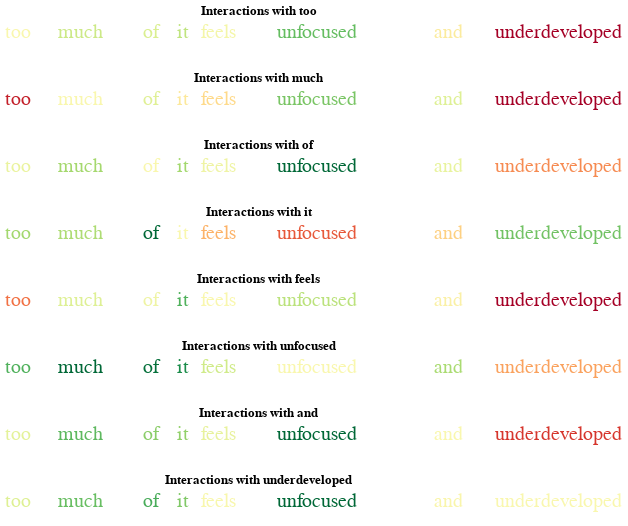

The notebook cell saved with this chart:
### Code cell
i = 1
batch_tokens = tokenizer.convert_ids_to_tokens(batch_ids[i].numpy())
summed_interactions, summed_tokens = sum_interactions_over_tokens(interactions[i], batch_tokens)
interaction_plot(summed_interactions, summed_tokens)

### Figure 1 — Vega-Lite specification as saved in the notebook (floating-point values rounded to 4 significant figures)
{"config": {"view": {"continuousWidth": 400, "continuousHeight": 300, "opacity": 0.0}}, "vconcat": [{"data": {"name": "data-c4748fa5b609635d6d269769183b472c"}, "mark": {"type": "text", "align": "left", "color": "black", "font": "arial", "size": 20}, "encoding": {"color": {"type": "quantitative", "field": "Attributions", "legend": null, "scale": {"domain": [-0.07767, 0.07767], "scheme": "redyellowgreen"}, "sort": "ascending"}, "text": {"type": "nominal", "field": "Token"}, "x": {"type": "quantitative", "axis": null, "field": "x", "sort": null}, "y": {"value": 0}}, "title": "Interactions with too", "width": 507.1}, {"data": {"name": "data-6d58948b1740da53e7994e2a6bd3584a"}, "mark": {"type": "text", "align": "left", "color": "black", "font": "arial", "size": 20}, "encoding": {"color": {"type": "quantitative", "field": "Attributions", "legend": null, "scale": {"domain": [-0.01768, 0.01768], "scheme": "redyellowgreen"}, "sort": "ascending"}, "text": {"type": "nominal", "field": "Token"}, "x": {"type": "quantitative", "axis": null, "field": "x", "sort": null}, "y": {"value": 0}}, "title": "Interactions with much", "width": 507.1}, {"data": {"name": "data-80a91a6b5416878beed91be0dc7ffa98"}, "mark": {"type": "text", "align": "left", "color": "black", "font": "arial", "size": 20}, "encoding": {"color": {"type": "quantitative", "field": "Attributions", "legend": null, "scale": {"domain": [-0.08899, 0.08899], "scheme": "redyellowgreen"}, "sort": "ascending"}, "text": {"type": "nominal", "field": "Token"}, "x": {"type": "quantitative", "axis": null, "field": "x", "sort": null}, "y": {"value": 0}}, "title": "Interactions with of", "width": 507.1}, {"data": {"name": "data-964367e4e76ba685288fbb7b017ab2e7"}, "mark": {"type": "text", "align": "left", "color": "black", "font": "arial", "size": 20}, "encoding": {"color": {"type": "quantitative", "field": "Attributions", "legend": null, "scale": {"domain": [-0.01202, 0.01202], "scheme": "redyellowgreen"}, "sort": "ascending"}, "text": {"type": "nominal", "field": "Token"}, "x": {"type": "quantitative", "axis": null, "field": "x", "sort": null}, "y": {"value": 0}}, "title": "Interactions with it", "width": 507.1}, {"data": {"name": "data-5b83200ed7543d7dc63b95e818d29d4b"}, "mark": {"type": "text", "align": "left", "color": "black", "font": "arial", "size": 20}, "encoding": {"color": {"type": "quantitative", "field": "Attributions", "legend": null, "scale": {"domain": [-0.01779, 0.01779], "scheme": "redyellowgreen"}, "sort": "ascending"}, "text": {"type": "nominal", "field": "Token"}, "x": {"type": "quantitative", "axis": null, "field": "x", "sort": null}, "y": {"value": 0}}, "title": "Interactions with feels", "width": 507.1}, {"data": {"name": "data-231e35eae43d0cc0e1b664f3a690f275"}, "mark": {"type": "text", "align": "left", "color": "black", "font": "arial", "size": 20}, "encoding": {"color": {"type": "quantitative", "field": "Attributions", "legend": null, "scale": {"domain": [-0.06069, 0.06069], "scheme": "redyellowgreen"}, "sort": "ascending"}, "text": {"type": "nominal", "field": "Token"}, "x": {"type": "quantitative", "axis": null, "field": "x", "sort": null}, "y": {"value": 0}}, "title": "Interactions with unfocused", "width": 507.1}, {"data": {"name": "data-949e7606ef7867538dc0f5af556dc38e"}, "mark": {"type": "text", "align": "left", "color": "black", "font": "arial", "size": 20}, "encoding": {"color": {"type": "quantitative", "field": "Attributions", "legend": null, "scale": {"domain": [-0.1352, 0.1352], "scheme": "redyellowgreen"}, "sort": "ascending"}, "text": {"type": "nominal", "field": "Token"}, "x": {"type": "quantitative", "axis": null, "field": "x", "sort": null}, "y": {"value": 0}}, "title": "Interactions with and", "width": 507.1}, {"data": {"name": "data-2f1c16727d68dc1cc80bafca5a042eb2"}, "mark": {"type": "text", "align": "left", "color": "black", "font": "arial", "size": 20}, "encoding": {"color": {"type": "quantitative", "field": "Attributions", "legend": null, "scale": {"domain": [-0.1969, 0.1969], "scheme": "redyellowgreen"}, "sort": "ascending"}, "text": {"type": "nominal", "field": "Token"}, "x": {"type": "quantitative", "axis": null, "field": "x", "sort": null}, "y": {"value": 0}}, "title": "Interactions with underdeveloped", "width": 507.1}], "resolve": {"scale": {"color": "independent"}}, "$schema": "https://vega.github.io/schema/vega-lite/v4.0.0.json", "datasets": {"data-c4748fa5b609635d6d269769183b472c": [{"Token": "too", "Attributions": 0.0, "x": 0.0, "size": 0.0}, {"Token": "much", "Attributions": 0.01874, "x": 1.662, "size": 0.01874}, {"Token": "of", "Attributions": 0.01415, "x": 4.344, "size": 0.01415}, {"Token": "it", "Attributions": 0.02286, "x": 5.436, "size": 0.02286}, {"Token": "feels", "Attributions": 0.002323, "x": 6.18, "size": 0.002323}, {"Token": "unfocused", "Attributions": 0.04628, "x": 8.574, "size": 0.04628}, {"Token": "and", "Attributions": -0.007418, "x": 13.54, "size": 0.007418}, {"Token": "underdeveloped", "Attributions": -0.07767, "x": 15.47, "size": 0.07767}], "data-6d58948b1740da53e7994e2a6bd3584a": [{"Token": "too", "Attributions": -0.01539, "x": 0.0, "size": 0.01539}, {"Token": "much", "Attributions": 0.0, "x": 1.662, "size": 0.0}, {"Token": "of", "Attributions": 0.002617, "x": 4.344, "size": 0.002617}, {"Token": "it", "Attributions": -0.002046, "x": 5.436, "size": 0.002046}, {"Token": "feels", "Attributions": -0.003732, "x": 6.18, "size": 0.003732}, {"Token": "unfocused", "Attributions": 0.009416, "x": 8.574, "size": 0.009416}, {"Token": "and", "Attributions": 0.00279, "x": 13.54, "size": 0.00279}, {"Token": "underdeveloped", "Attributions": -0.01768, "x": 15.47, "size": 0.01768}], "data-80a91a6b5416878beed91be0dc7ffa98": [{"Token": "too", "Attributions": 0.008083, "x": 0.0, "size": 0.008083}, {"Token": "much", "Attributions": 0.03539, "x": 1.662, "size": 0.03539}, {"Token": "of", "Attributions": 0.0, "x": 4.344, "size": 0.0}, {"Token": "it", "Attributions": 0.03581, "x": 5.436, "size": 0.03581}, {"Token": "feels", "Attributions": 0.005192, "x": 6.18, "size": 0.005192}, {"Token": "unfocused", "Attributions": 0.08899, "x": 8.574, "size": 0.08899}, {"Token": "and", "Attributions": 0.008679, "x": 13.54, "size": 0.008679}, {"Token": "underdeveloped", "Attributions": -0.04516, "x": 15.47, "size": 0.04516}], "data-964367e4e76ba685288fbb7b017ab2e7": [{"Token": "too", "Attributions": 0.004845, "x": 0.0, "size": 0.004845}, {"Token": "much", "Attributions": 0.004323, "x": 1.662, "size": 0.004323}, {"Token": "of", "Attributions": 0.01202, "x": 4.344, "size": 0.01202}, {"Token": "it", "Attributions": 0.0, "x": 5.436, "size": 0.0}, {"Token": "feels", "Attributions": -0.00448, "x": 6.18, "size": 0.00448}, {"Token": "unfocused", "Attributions": -0.008034, "x": 8.574, "size": 0.008034}, {"Token": "and", "Attributions": -0.003019, "x": 13.54, "size": 0.003019}, {"Token": "underdeveloped", "Attributions": 0.006674, "x": 15.47, "size": 0.006674}], "data-5b83200ed7543d7dc63b95e818d29d4b": [{"Token": "too", "Attributions": -0.01052, "x": 0.0, "size": 0.01052}, {"Token": "much", "Attributions": 0.0028, "x": 1.662, "size": 0.0028}, {"Token": "of", "Attributions": 0.001045, "x": 4.344, "size": 0.001045}, {"Token": "it", "Attributions": 0.01175, "x": 5.436, "size": 0.01175}, {"Token": "feels", "Attributions": 0.0, "x": 6.18, "size": 0.0}, {"Token": "unfocused", "Attributions": 0.005532, "x": 8.574, "size": 0.005532}, {"Token": "and", "Attributions": -0.0009096, "x": 13.54, "size": 0.0009096}, {"Token": "underdeveloped", "Attributions": -0.01779, "x": 15.47, "size": 0.01779}], "data-231e35eae43d0cc0e1b664f3a690f275": [{"Token": "too", "Attributions": 0.04009, "x": 0.0, "size": 0.04009}, {"Token": "much", "Attributions": 0.06069, "x": 1.662, "size": 0.06069}, {"Token": "of", "Attributions": 0.05835, "x": 4.344, "size": 0.05835}, {"Token": "it", "Attributions": 0.05111, "x": 5.436, "size": 0.05111}, {"Token": "feels", "Attributions": 0.01382, "x": 6.18, "size": 0.01382}, {"Token": "unfocused", "Attributions": 0.0, "x": 8.574, "size": 0.0}, {"Token": "and", "Attributions": 0.02289, "x": 13.54, "size": 0.02289}, {"Token": "underdeveloped", "Attributions": -0.02631, "x": 15.47, "size": 0.02631}], "data-949e7606ef7867538dc0f5af556dc38e": [{"Token": "too", "Attributions": 0.01648, "x": 0.0, "size": 0.01648}, {"Token": "much", "Attributions": 0.08368, "x": 1.662, "size": 0.08368}, {"Token": "of", "Attributions": 0.06482, "x": 4.344, "size": 0.06482}, {"Token": "it", "Attributions": 0.06189, "x": 5.436, "size": 0.06189}, {"Token": "feels", "Attributions": 0.01387, "x": 6.18, "size": 0.01387}, {"Token": "unfocused", "Attributions": 0.1352, "x": 8.574, "size": 0.1352}, {"Token": "and", "Attributions": 0.0, "x": 13.54, "size": 0.0}, {"Token": "underdeveloped", "Attributions": -0.1065, "x": 15.47, "size": 0.1065}], "data-2f1c16727d68dc1cc80bafca5a042eb2": [{"Token": "too", "Attributions": 0.03176, "x": 0.0, "size": 0.03176}, {"Token": "much", "Attributions": 0.1157, "x": 1.662, "size": 0.1157}, {"Token": "of", "Attributions": 0.1345, "x": 4.344, "size": 0.1345}, {"Token": "it", "Attributions": 0.1008, "x": 5.436, "size": 0.1008}, {"Token": "feels", "Attributions": 0.0009676, "x": 6.18, "size": 0.0009676}, {"Token": "unfocused", "Attributions": 0.1969, "x": 8.574, "size": 0.1969}, {"Token": "and", "Attributions": -0.003476, "x": 13.54, "size": 0.003476}, {"Token": "underdeveloped", "Attributions": 0.0, "x": 15.47, "size": 0.0}]}}
